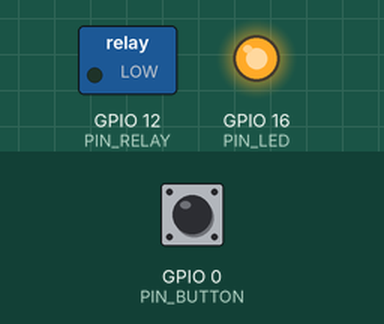
Recording of a sketch running on a simulated ESP8266 (NodeMCU). Parts: switched loads named in the sketch (green lamp = pin HIGH), output pins drawn as LEDs (lit = HIGH). The inputs (shaded band) are chosen by the test bench; at power-on: GPIO 0 (PIN_BUTTON) HIGH. WiFi joins after 1.5 s; servers stay silent unless stated; uploads are accepted with an empty reply; the local clock reads 2024-03-15 10:24:30 at power-on unless the sketch sets it; what the sketch prints to the serial monitor is not drawn.

Above: at 0.1 s.
At 1.8 s:
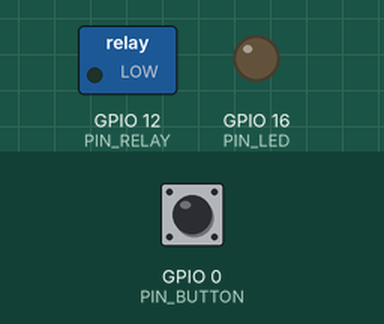
1.9 s: GPIO 0 (PIN_BUTTON) pulled LOW for 3.2 s
6.6 s: GPIO 0 (PIN_BUTTON) driven LOW
Timing chart, 0 to 9.6 s (numbered marks = the images above; inputs shaded):
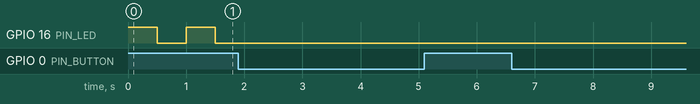

The sketch:

smart-plug-slack.ino
```cpp
#include <Arduino.h>
#include <ESP8266WiFi.h>
#include <WebSocketsClient.h>
#include <ESP8266HTTPClient.h>
#include <Ticker.h>
#include <time.h>
#include <ArduinoOTA.h>


#define PIN_LED 16 //3
#define PIN_RELAY 12
#define PIN_BUTTON 0
#define SLACK_SSL_FINGERPRINT "AB F0 5B A9 1A E0 AE 5F CE 32 2E 7C 66 67 49 EC DD 6D 6A 38" // If Slack changes their SSL fingerprint, you would need to update this
#define SLACK_BOT_TOKEN "your-slack-token-here" // Get token by creating new bot integration at https://my.slack.com/services/new/bot
#define OTA_PASS "iotmaker"
#define OTA_PORT (8266)

#define LED_ON() digitalWrite(PIN_LED, LOW)
#define LED_OFF() digitalWrite(PIN_LED, HIGH)
#define LED_TOGGLE() digitalWrite(PIN_LED, digitalRead(PIN_LED) ^ 0x01)
#define RELAY_ON() digitalWrite(PIN_RELAY, LOW)
#define RELAY_OFF() digitalWrite(PIN_RELAY, LOW)

enum PLUG_STATE {
  ESP_INIT,
  ESP_CONNECTED_WIFI,
  ESP_CONNECTED_SLACK,
  ESP_SMARTCONFIG,
  ESP_OTA
} plug_state;

Ticker btnTimer;
WebSocketsClient webSocket;
bool ws_connected = false;
unsigned long lastPing = 0, lastSmart = 0, lastOta = 0;
long nextCmdId = 1;

bool longPress()
{
  static int lastPress = 0;
  if (millis() - lastPress > 3000 && digitalRead(PIN_BUTTON) == 0) {
    return true;
  } else if(digitalRead(PIN_BUTTON) == 1){
    lastPress = millis();
  }
  return false;
}

void processSlackMessage(char *payload) {
  if (strstr(payload, "\"on\"") != NULL) {
    Serial.printf("ON NEW OTA\r\n");
    LED_ON();
  } else if (strstr(payload, "\"off\"") != NULL) {
    Serial.printf("OFF NEW OTA\r\n");
    LED_OFF();
  }
}
/**
  Called on each web socket event. Handles disconnection, and also
  incoming messages from slack.
*/
void webSocketEvent(WStype_t type, uint8_t *payload, size_t len) {
  switch (type) {
    case WStype_DISCONNECTED:
      Serial.printf("[WebSocket] Disconnected :-( \n");
      ws_connected = false;
      delay(5000);
      break;

    case WStype_CONNECTED:
      Serial.printf("[WebSocket] Connected to: %s\r\n", payload);
      //sendPing();
      break;

    case WStype_TEXT:
      //      Serial.printf("[WebSocket] Message: %s\r\n", payload);
      processSlackMessage((char*)payload);
      break;
  }
}
/**
  Establishes a bot connection to Slack:
  1. Performs a REST call to get the WebSocket URL
  2. Conencts the WebSocket
  Returns true if the connection was established successfully.
*/
bool connectToSlack() {
  // Step 1: Find WebSocket address via RTM API (https://api.slack.com/methods/rtm.start)
  HTTPClient http;
  http.begin("https://slack.com/api/rtm.start?token="SLACK_BOT_TOKEN, SLACK_SSL_FINGERPRINT);
  int httpCode = http.GET();

  if (httpCode != HTTP_CODE_OK) {
    Serial.printf("HTTP GET failed with code %d\r\n", httpCode);
    return false;
  }

  WiFiClient *client = http.getStreamPtr();
  client->find("wss:\\/\\/");
  String host = client->readStringUntil('\\');
  String path = client->readStringUntil('"');
  path.replace("\\/", "/");

  // Step 2: Open WebSocket connection and register event handler
  Serial.println("WebSocket Host=" + host + " Path=" + path);
  webSocket.beginSSL(host, 443, path, "", "");
  webSocket.onEvent(webSocketEvent);
  return true;
}

/**
  Sends a ping message to Slack. Call this function immediately after establishing
  the WebSocket connection, and then every 5 seconds to keep the connection alive.
*/
void sendPing() {
  char pingstr[128];
  String pstr = String("{\"type\":\"ping\",\"id\":") + String(nextCmdId++) + String("}");
  webSocket.sendTXT(pstr);
}

void setup() {
  Serial.begin(115200);
  Serial.setDebugOutput(true);
  // Cấu hình GPIO
  pinMode(PIN_BUTTON, INPUT_PULLUP);
  pinMode(PIN_LED, OUTPUT);
  pinMode(PIN_RELAY, OUTPUT);
  LED_OFF();
  RELAY_OFF();
  plug_state = ESP_INIT;
  Serial.printf("Starting...\r\n");
  WiFi.mode(WIFI_STA);
  WiFi.begin();
  ArduinoOTA.onStart([]() {
    // NOTE: if updating SPIFFS this would be the place to unmount SPIFFS using SPIFFS.end()
    Serial.println("Start updating \r\n");
    lastOta = millis();
    plug_state = ESP_OTA;
  });
  ArduinoOTA.onEnd([]() {
    Serial.println("\nEnd");
  });
  ArduinoOTA.onProgress([](unsigned int progress, unsigned int total) {
    Serial.printf("Progress: %u%%\r", (progress / (total / 100)));
  });
  ArduinoOTA.onError([](ota_error_t error) {
    Serial.printf("Error[%u]: ", error);
    if (error == OTA_AUTH_ERROR) Serial.println("Auth Failed");
    else if (error == OTA_BEGIN_ERROR) Serial.println("Begin Failed");
    else if (error == OTA_CONNECT_ERROR) Serial.println("Connect Failed");
    else if (error == OTA_RECEIVE_ERROR) Serial.println("Receive Failed");
    else if (error == OTA_END_ERROR) Serial.println("End Failed");
  });
  ArduinoOTA.setPort(OTA_PORT);
  ArduinoOTA.setPassword(OTA_PASS);
  ArduinoOTA.begin();

}

void loop() {
  if (longPress() && plug_state != ESP_SMARTCONFIG) {
    LED_ON();
    WiFi.beginSmartConfig();
    lastSmart = millis();
    plug_state = ESP_SMARTCONFIG;
    Serial.printf("Startsmart\r\n");
  }
  switch (plug_state) {
    case ESP_INIT:
      Serial.printf("ESP_INIT: %d...\r\n", WiFi.status());
      if (WiFi.status() != WL_CONNECTED) {
        delay(500);
        LED_TOGGLE();
        break;
      }
      LED_ON();
      plug_state = ESP_CONNECTED_WIFI;
      configTime(7 * 3600, 0, "pool.ntp.org", "time.nist.gov");
      while (1) {
        time_t now = time(nullptr);
        if (now > (2016 - 1970) * 365 * 24 * 3600) {
          break;
        }
        delay(100);
        Serial.printf("Wait ntp: %d...\r\n", now);
      }

      break;
    case ESP_CONNECTED_WIFI:
      Serial.printf("ESP_CONNECTED_WIFI: %d...\r\n", WiFi.status());
      if (WiFi.status() != WL_CONNECTED) {
        plug_state = ESP_INIT;
        break;
      }
      ws_connected = connectToSlack();
      if (ws_connected) {
        plug_state = ESP_CONNECTED_SLACK;
        LED_ON();
        break;
      }
      LED_TOGGLE();
      delay(5000);

      break;
    case ESP_CONNECTED_SLACK:
      if (WiFi.status() != WL_CONNECTED) {
        plug_state = ESP_INIT;
        break;
      }
      webSocket.loop();
      ArduinoOTA.handle();
      if (!ws_connected) {
        plug_state = ESP_CONNECTED_WIFI;
        break;
      }
      if (millis() - lastPing > 5000) {
        sendPing();
        lastPing = millis();
      }
      break;
    case ESP_SMARTCONFIG:
      if (WiFi.smartConfigDone()) {
        plug_state = ESP_INIT;
        break;
      }
      if (millis() - lastSmart > 60000) { //timeout 60sec
        WiFi.stopSmartConfig();
        plug_state = ESP_INIT;
        break;
      }
      delay(100);
      LED_TOGGLE();
      break;
    case ESP_OTA:
      ArduinoOTA.handle();
      if (millis() - lastOta > 60000) { //timeout 60sec
        plug_state = ESP_INIT;
        break;
      }

  }
}
```
